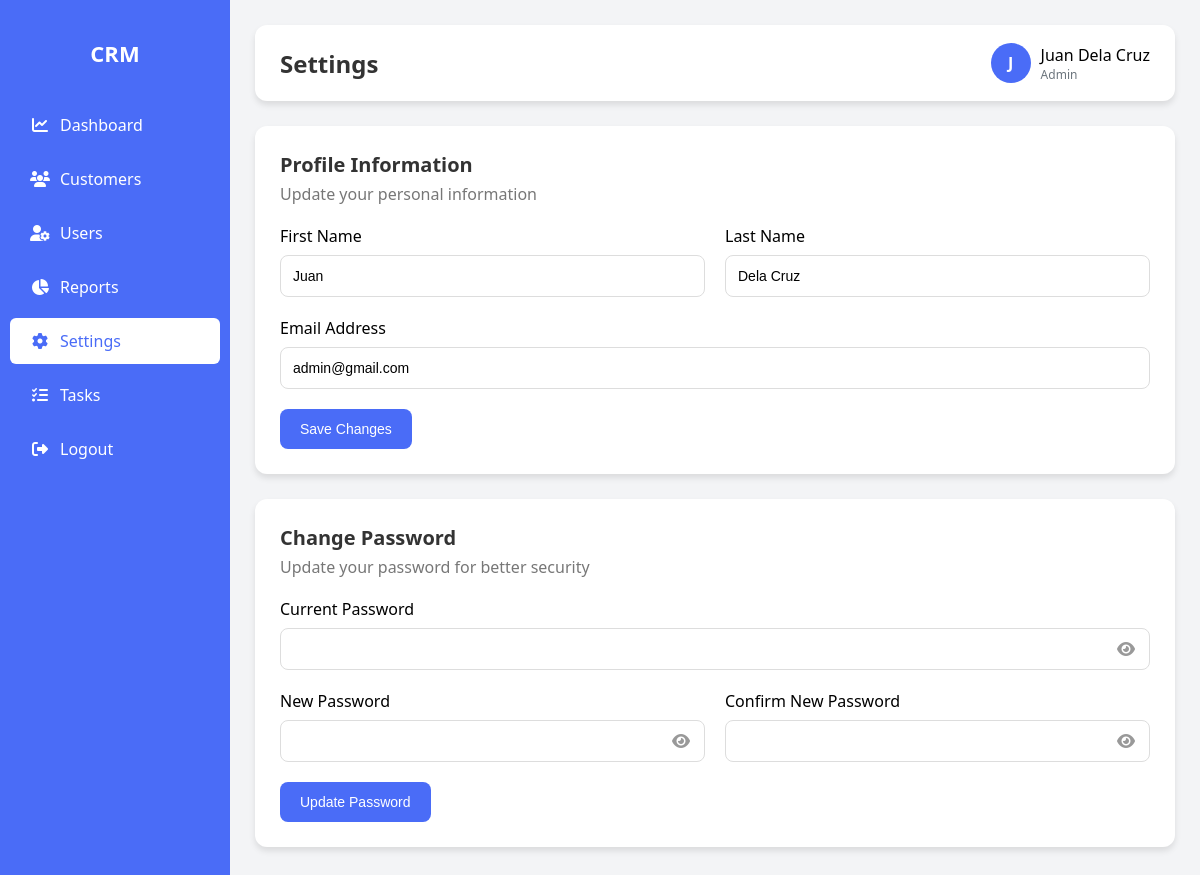
Before: /settings.php (signed in) with the older database file.
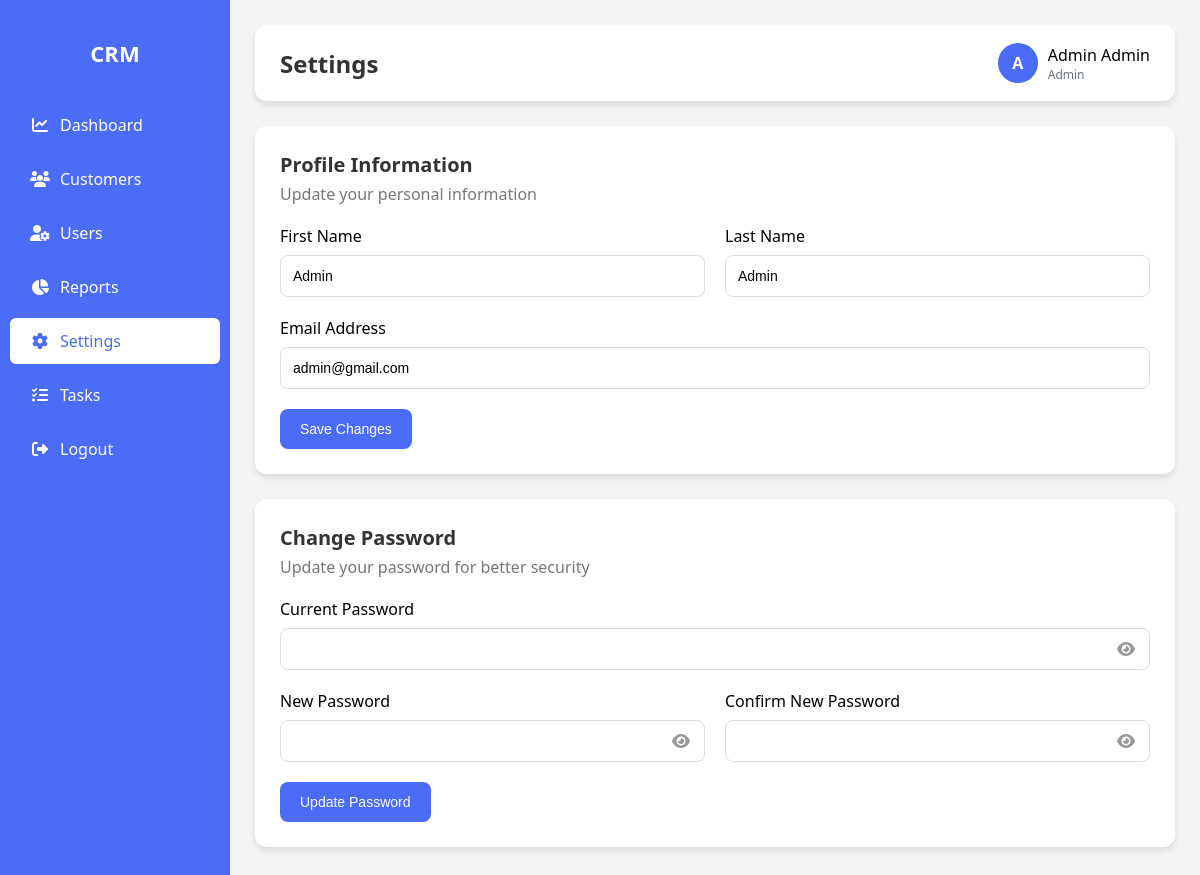
After: the same page with the newer database file.
### tables this page shows
CREATE TABLE `users` (
  `id` int(11) NOT NULL,
  `name` varchar(100) NOT NULL,
  `email` varchar(100) NOT NULL,
  `password` varchar(255) NOT NULL,
  `role` enum('admin','user') DEFAULT 'user',
  `created_at` timestamp NOT NULL DEFAULT current_timestamp(),
  `updated_at` timestamp NOT NULL DEFAULT current_timestamp() ON UPDATE current_timestamp()
);

### functions.php (called while the page is built, shortened)
<?php
function getUserDetails($user_id) {
    global $conn;
    $sql = "SELECT * FROM users WHERE id = ?";
    $stmt = $conn->prepare($sql);
    $stmt->bind_param("i", $user_id);
    $stmt->execute();
    $result = $stmt->get_result();
    if ($result->num_rows > 0) {
        $user = $result->fetch_assoc();
        $name_parts = explode(' ', $user['name'], 2);
        $user['first_name'] = $name_parts[0] ?? '';
        $user['last_name'] = $name_parts[1] ?? '';
        return $user;
    }
    return null;
}
?>

### settings.php (the view, shortened to what the changed rows need)
<?php
include 'config.php';
include 'functions.php';
$user_id = $_SESSION['user_id'];
$user = getUserDetails($user_id);
$role = $user['role'];
$user_name = $user['name'];
if ($_SERVER['REQUEST_METHOD'] === 'POST') {
    if (isset($_POST['update_profile'])) {
        $profile_data = [
            'first_name' => $_POST['first_name'] ?? '',
            'last_name' => $_POST['last_name'] ?? '',
            'email' => $_POST['email'] ?? '',
            'bio' => $_POST['bio'] ?? ''
        ];
        if (updateUserProfile($user_id, $profile_data)) {
            $success_message = "Profile updated successfully!";
            $_SESSION['name'] = trim($profile_data['first_name'] . ' ' . $profile_data['last_name']);
            $user_name = $_SESSION['name'];
        } else {
            $error_message = "Failed to update profile.";
        }
    }
    if (isset($_POST['update_password'])) {
        if (($_POST['new_password'] ?? '') !== ($_POST['confirm_password'] ?? '')) {
            $error_message = "New passwords do not match.";
        } else {
            if (updatePassword($user_id, $_POST['current_password'] ?? '', $_POST['new_password'] ?? '')) {
                $success_message = "Password updated successfully!";
            } else {
                $error_message = "Failed to update password. Please check your current password.";
            }
        }
    }
    $user_details = getUserDetails($user_id);
} else {
    $user_details = $user;
}
$name_parts = explode(' ', $user_details['name'] ?? '');
$first_name = $name_parts[0] ?? '';
$last_name = implode(' ', array_slice($name_parts, 1)) ?? '';
?>
<!DOCTYPE html>
<html lang="en">
<head>
    <link rel="stylesheet" href="https://cdnjs.cloudflare.com/ajax/libs/font-awesome/6.4.0/css/all.min.css">
</head>
<body>
    <?php include 'sidebar.php'; ?>
    <div class="main-content">
        <div class="header">
            <h2>Settings</h2>
            <div class="header-actions">
                <div class="user-profile">
                    <div class="user-avatar"><?= strtoupper(substr($user_name, 0, 1)); ?></div>
                    <div>
                        <div style="font-weight: 500;"><?= htmlspecialchars($user_name); ?></div>
                        <div style="font-size: 12px; color: var(--secondary);"><?= ucfirst($role); ?></div>
                    </div>
                </div>
            </div>
        </div>
        <div class="card">
            <div class="card-header">
                <h2>Profile Information</h2>
            </div>
            <form method="POST">
                <div class="form-row">
                    <div class="form-group">
                        <label for="firstName">First Name</label>
                        <input type="text" id="firstName" name="first_name" value="<?= htmlspecialchars($first_name); ?>" required>
                    </div>
                    <div class="form-group">
                        <label for="lastName">Last Name</label>
                        <input type="text" id="lastName" name="last_name" value="<?= htmlspecialchars($last_name); ?>" required>
                    </div>
                </div>
                <div class="form-group">
                    <label for="email">Email Address</label>
                    <input type="email" id="email" name="email" value="<?= htmlspecialchars($user_details['email'] ?? ''); ?>" required>
                </div>
            </form>
        </div>
        <div class="card">
            <div class="card-header">
                <h2>Change Password</h2>
            </div>
        </div>
    </div>
</body>
</html>

Changed rows visible on the page:
changed users "Admin": name "J" → "A"; name "Juan Dela Cruz" → "Admin Admin"; first_name "Juan" → "Admin"; last_name "Dela Cruz" → "Admin"
